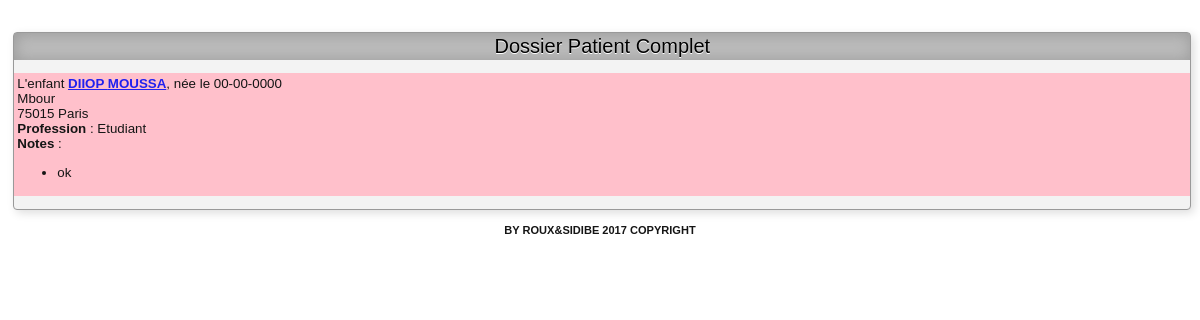
Page /dossier_complet.php?numeroID=2341c12b-0831-4c2d-92cf-f18430cc3d5d (signed in) on the committed database.
### tables this page shows
CREATE TABLE IF NOT EXISTS `fchpat` (
  `FchPat_GUID_Doss` varchar(36) DEFAULT NULL,
  `FchPat_NomFille` varchar(50) DEFAULT NULL,
  `FchPat_Nee` varchar(20) DEFAULT NULL,
  `FchPat_Sexe` char(3) DEFAULT NULL,
  `FchPat_NbEnfant` tinyint(4) DEFAULT NULL,
  `FchPat_Adresse` varchar(180) DEFAULT NULL,
  `FchPat_CP` int(11) DEFAULT NULL,
  `FchPat_Ville` varchar(30) DEFAULT NULL,
  `FchPat_Cdx` char(3) DEFAULT NULL,
  `FchPat_Pays` varchar(30) DEFAULT NULL,
  `FchPat_Tel1` varchar(30) DEFAULT NULL,
  `FchPat_Tel1_Typ` varchar(20) DEFAULT '',
  `FchPat_Tel2` varchar(30) DEFAULT NULL,
  `FchPat_Tel2_Typ` varchar(20) DEFAULT '',
  `FchPat_Tel3` varchar(30) DEFAULT NULL,
  `FchPat_Tel3_Typ` varchar(20) DEFAULT '',
  `FchPat_Email` varchar(50) DEFAULT '',
  `FchPat_NumSS` varchar(21) DEFAULT NULL,
  `FchPat_PatientAss` tinyint(4) DEFAULT NULL,
  `FchPat_NomAss` varchar(50) DEFAULT NULL,
  `FchPat_PrenomAss` varchar(40) DEFAULT NULL,
  `FchPat_AssNee` varchar(20) DEFAULT NULL,
  `FchPat_Profession` varchar(48) DEFAULT '',
  `FchPat_Titre` varchar(20) DEFAULT '',
  `FchPat_LoginPatient` varchar(32) DEFAULT NULL,
  `FchPat_PasswPatient` varchar(60) DEFAULT NULL,
  `FchPat_RefPk` bigint(20) UNSIGNED NOT NULL DEFAULT '0',
  `FchPat_Geme` char(2) NOT NULL,
  PRIMARY KEY (`FchPat_RefPk`),
  KEY `Index_RefPk` (`FchPat_RefPk`)
);

CREATE TABLE IF NOT EXISTS `indexnomprenom` (
  `FchGnrl_IDDos` varchar(36) DEFAULT NULL,
  `FchGnrl_NomDos` varchar(50) DEFAULT NULL,
  `FchGnrl_Prenom` varchar(30) DEFAULT NULL,
  `FchGnrl_Type` varchar(20) DEFAULT NULL,
  `ID_PrimKey` bigint(20) UNSIGNED NOT NULL AUTO_INCREMENT,
  PRIMARY KEY (`ID_PrimKey`),
  UNIQUE KEY `ID_PrimKey` (`ID_PrimKey`)
);

CREATE TABLE IF NOT EXISTS `fchpat_note` (
  `fchpat_Note_PK` bigint(20) UNSIGNED NOT NULL AUTO_INCREMENT,
  `fchpat_Note_PatGUID` varchar(36) NOT NULL DEFAULT '',
  `fchpat_Note_PatPK` bigint(20) NOT NULL DEFAULT '0',
  `fchpat_Note_Html` blob,
  PRIMARY KEY (`fchpat_Note_PK`)
);

### config.php (called while the page is built, shortened)
<?php
$fontsize="10";
?>

### dossier_complet.php (the view, shortened to what this page needs)
<?php
include("config.php");
try {
    $strConnection = 'mysql:host='.$host.';dbname='.$base;
    $arrExtraParam= array(PDO::MYSQL_ATTR_INIT_COMMAND => "SET NAMES utf8");
    $pdo = new PDO($strConnection, $loginbase, $pwd, $arrExtraParam);
    $pdo->setAttribute(PDO::ATTR_ERRMODE, PDO::ERRMODE_EXCEPTION);
}
catch(PDOException $e) {
    $msg = 'ERREUR PDO dans ' . $e->getFile() . ' L.' . $e->getLine() . ' : ' . $e->getMessage();
    die($msg);
}
function detectUTF8($string)
{
  return preg_match('%(?:
  [\\xC2-\\xDF][\\x80-\\xBF] # non-overlong 2-byte
  |\\xE0[\\xA0-\\xBF][\\x80-\\xBF] # excluding overlongs
  |[\\xE1-\\xEC\\xEE\\xEF][\\x80-\\xBF]{2} # straight 3-byte
  |\\xED[\\x80-\\x9F][\\x80-\\xBF] # excluding surrogates
  |\\xF0[\\x90-\\xBF][\\x80-\\xBF]{2} # planes 1-3
  |[\\xF1-\\xF3][\\x80-\\xBF]{3} # planes 4-15
  |\\xF4[\\x80-\\x8F][\\x80-\\xBF]{2} # plane 16
  )+%xs', $string);
}
if (isset($_GET['numeroID']))
{
  $patient=$_GET['numeroID'];
}
else
{
  header('location: liste.php' );
  exit;
}
include("inc/header.php");
?>
    <link rel="stylesheet" href="css/print.css" type="text/css" media="print"/>
    <link rel="stylesheet" href="css/screen.css" type="text/css" media="screen"/>
  </head>
  <body style="font-size:<?php echo $fontsize; ?>pt" >
    <div class="conteneur">
  <div class="groupe">
      <h1>
	Dossier Patient Complet
      </h1>
      <table bgcolor="#ffc0cb">
<?php
$sql_nom=$pdo->prepare('SELECT * FROM IndexNomPrenom WHERE FchGnrl_IDDos= ?');
$sql_nom->bindValue(1, $patient, PDO::PARAM_STR);
$sql_nom->execute();
$ligne_nom=$sql_nom->fetch(PDO::FETCH_ASSOC);
$nom=$ligne_nom["FchGnrl_NomDos"];
$primkey=$ligne_nom["ID_PrimKey"];
$sql_fchpat=$pdo->prepare('SELECT * FROM fchpat WHERE FchPat_GUID_Doss= ?');
$sql_fchpat->bindValue(1, $patient, PDO::PARAM_STR);
$sql_fchpat->execute();
$ligne_fchpat=$sql_fchpat->fetch(PDO::FETCH_ASSOC);
$sql_notes=$pdo->prepare('SELECT * FROM fchpat_Note WHERE fchpat_Note_PatPK= ?');
$sql_notes->bindValue(1, $primkey, PDO::PARAM_STR);
$sql_notes->execute();
$ligne_notes=$sql_notes->fetch(PDO::FETCH_ASSOC);
if ($ligne_fchpat["FchPat_Sexe"]=="M")
{
  $ne="n&eacute;";
}
else
{
  $ne="n&eacute;e";
}
$lignes_adresse=explode("\n",$ligne_fchpat["FchPat_Adresse"]);
if (count(explode ("-",$ligne_fchpat["FchPat_Nee"]))==3)
{
  $table_naissance_full=explode (" ",$ligne_fchpat["FchPat_Nee"]);
  $table_naissance=explode ("-",$table_naissance_full[0]);
  if ($date_format=='fr')
  {
    $naissance=$table_naissance[2].'-'.$table_naissance[1].'-'.$table_naissance[0];
  }
  elseif ($date_format=='en')
  {
    $naissance=$table_naissance[1].'-'.$table_naissance[2].'-'.$table_naissance[0];
  }
  else
  {
    $naissance=$table_naissance[0].'-'.$table_naissance[1].'-'.$table_naissance[2];
  }
}
else
  $naissance='invalid';
echo '
	<tr>
	  <td>
	    '.stripslashes($ligne_fchpat["FchPat_Titre"])." <strong><a href=\"patient.php?GUID=$patient&amp;affichage=rien>\">".stripslashes($nom)." ".stripslashes($ligne_nom["FchGnrl_Prenom"])."</a></strong>, ".$ne." le ".$naissance."<br />";
foreach ($lignes_adresse as $ligne_adresse)
{
  echo "
	    ".stripslashes($ligne_adresse)."<br />";
}
echo $ligne_fchpat["FchPat_CP"]." ".$ligne_fchpat["FchPat_Ville"]."<br />";
if ($ligne_fchpat["FchPat_Profession"])
{
  echo "
	    <strong>Profession</strong> : ".$ligne_fchpat["FchPat_Profession"]."<br />";
}
if ($ligne_notes["fchpat_Note_Html"])
{
    if (detectUTF8($ligne_notes["fchpat_Note_Html"]))
      $Note=($ligne_notes["fchpat_Note_Html"]);
    else
      $Note=utf8_encode($ligne_notes["fchpat_Note_Html"]);
  echo "
	    <strong>Notes </strong>:
	    <ul>
	      <li>
		".preg_replace("`\n`","
	      </li>
	      <li>
		",$Note)."
	      </li>
	    </ul>";
}
?>
	  </td>
	</tr>
      </table>
  </div>
<?php
include("inc/footer.php");
?>

### css/style.css (style rules this page uses)
body { margin:0; color: #151515; font-size: 12px; font-family:arial, sans serif; background-color:#fff; }
a { color: #2121EF; text-decoration:underline; }
h1 { font-size:1.5em; font-weight:normal; text-shadow:0px 1px 0px #fff; text-align: center; padding:10px 0 10px 3px; color:#fff; }
.groupe { float:left; border:1px solid #999; background-color:#f3f3f3; -moz-border-radius:4px; -webkit-border-radius:4px; border-radius:4px; -moz-box-shadow:2px 2px 5px #ccc; -webkit-box-shadow:2px 2px 5px #ccc; box-shadow:3px 3px 10px #ddd; margin-top:1em; margin-bottom:1em; padding-bottom:1em; margin-left:1em; margin-right:1em; width:98%; }
.groupe h1 { background-color:#bbb; padding:0.1em 0.3em; margin-top:0; color:#000; font-size:1.5em; font-weight:normal; text-shadow:0 1px 0 #fff; -moz-box-shadow: 1px 1px 15px #999 inset; -webkit-box-shadow: 1px 1px 15px #999 inset; box-shadow: 1px 1px 15px #999 inset; }
table { padding:0; margin:0; width:100%; }

### css/screen.css (style rules this page uses)
.conteneur { margin:0; text-align: justify; background:#fff; width:100%; }

### rows in the picture
fchpat: FchPat_Titre "L'enfant", FchPat_Sexe "née", FchPat_Nee "00-00-0000", FchPat_Adresse "Mbour", FchPat_CP "75015", FchPat_Ville "Paris", FchPat_Profession "Etudiant"
indexnomprenom: FchGnrl_NomDos "DIIOP", FchGnrl_Prenom "MOUSSA"
fchpat_note: fchpat_Note_Html "ok"
